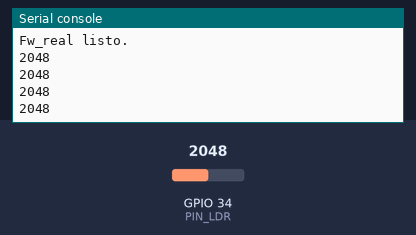
The program below on a simulated ESP32 board running MicroPython. Parts: the last lines printed to the serial console. The test bench sets the inputs (shaded band); at power-on: GPIO 34 (PIN_LDR) = 2048 (analog values on the 0–4095 scale).

Above: at 1.2 s.
1.3 s: GPIO 34 (PIN_LDR) set to 2866
At 1.71 s:
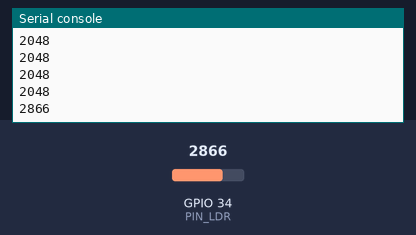
2.8 s: GPIO 34 (PIN_LDR) set to 3603
At 2.91 s:
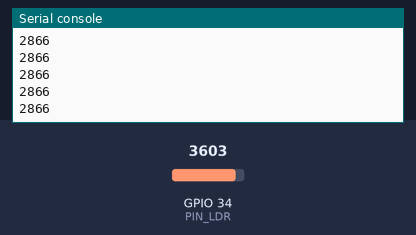
Timing chart, 0 to 5.8 s (numbered marks = the images above; inputs shaded):
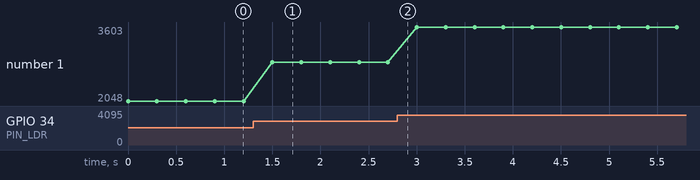

The program:

main.py
```python
from machine import Pin, ADC
import time

PIN_LDR = 34

adc = ADC(Pin(PIN_LDR))
adc.atten(ADC.ATTN_11DB)
adc.width(ADC.WIDTH_12BIT)

print("Fw_real listo.")

while True:
    print(adc.read())
    time.sleep_ms(300)
```

Measured:
- after the input at 1.3 s, the serial console: prints a new line after 0.20 s (image 1)
- plotted number 1: 2048 → 2866 after the input at 1.3 s, 2866 → 3603 after the input at 2.8 s
